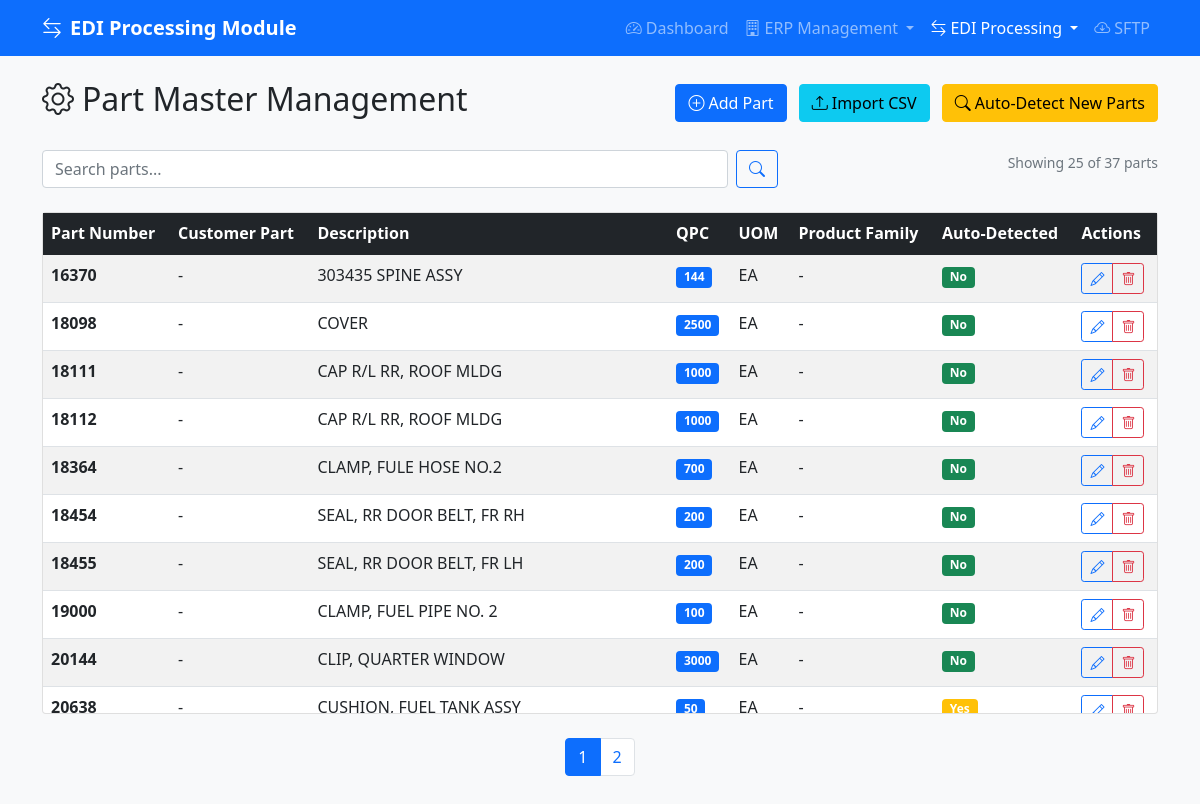
/src/public/index.php?page=part_master, run on the app's committed database.
### tables this page shows
CREATE TABLE `part_master` (
  `id` int NOT NULL AUTO_INCREMENT,
  `part_number` varchar(50) NOT NULL,
  `customer_part_number` varchar(50) DEFAULT NULL,
  `description` varchar(200) DEFAULT NULL,
  `qpc` int NOT NULL DEFAULT '1' COMMENT 'Quantity Per Container - for container calculations',
  `uom` varchar(10) DEFAULT 'EACH',
  `weight` decimal(10,4) DEFAULT NULL COMMENT 'Part weight for shipping calculations',
  `dimensions` varchar(100) DEFAULT NULL COMMENT 'Length x Width x Height',
  `material` varchar(100) DEFAULT NULL,
  `color` varchar(50) DEFAULT NULL,
  `product_family` varchar(100) DEFAULT NULL,
  `active` tinyint(1) DEFAULT '1',
  `auto_detected` tinyint(1) DEFAULT '0' COMMENT 'TRUE if part was auto-detected from EDI processing',
  `first_detected_date` datetime DEFAULT NULL COMMENT 'Date when part was first seen in EDI',
  `notes` text,
  `created_at` timestamp NULL DEFAULT CURRENT_TIMESTAMP,
  `updated_at` timestamp NULL DEFAULT CURRENT_TIMESTAMP ON UPDATE CURRENT_TIMESTAMP,
  PRIMARY KEY (`id`),
  UNIQUE KEY `part_number` (`part_number`),
  KEY `idx_part_number` (`part_number`),
  KEY `idx_customer_part` (`customer_part_number`),
  KEY `idx_active` (`active`),
  KEY `idx_auto_detected` (`auto_detected`),
  KEY `idx_product_family` (`product_family`)
);

### src/config/database.php (called while the page is built, shortened)
<?php
class DatabaseConfig {
    private static $instance = null;
    private $connection = null;
    private $host;
    private $database;
    private $username;
    private $password;
    private $charset = 'utf8mb4';
    private function loadEnvironmentConfig() {
        $envFile = __DIR__ . '/../../.env';
        if (file_exists($envFile)) {
            $lines = file($envFile, FILE_IGNORE_NEW_LINES | FILE_SKIP_EMPTY_LINES);
            foreach ($lines as $line) {
                if (strpos($line, '=') !== false && !str_starts_with($line, '#')) {
                    list($key, $value) = explode('=', $line, 2);
                    $key = trim($key);
                    $value = trim($value, '"\'');
                }
            }
        }
        $this->host = $_ENV['DB_HOST'] ?? 'localhost';
        $this->database = $_ENV['DB_DATABASE'] ?? 'edi_processing';
        $this->username = $_ENV['DB_USERNAME'] ?? 'root';
        $this->password = $_ENV['DB_PASSWORD'] ?? 'passgas1989';
    }
    private function __construct() {
        try {
            $dsn = "mysql:host={$this->host};dbname={$this->database};charset={$this->charset}";
            $options = [
                PDO::ATTR_ERRMODE => PDO::ERRMODE_EXCEPTION,
                PDO::ATTR_DEFAULT_FETCH_MODE => PDO::FETCH_ASSOC,
                PDO::ATTR_EMULATE_PREPARES => false,
                PDO::MYSQL_ATTR_USE_BUFFERED_QUERY => true,
                PDO::MYSQL_ATTR_SSL_VERIFY_SERVER_CERT => false
            ];
            $this->connection = new PDO($dsn, $this->username, $this->password, $options);
        } catch (PDOException $e) {
            error_log("Database connection failed: " . $e->getMessage());
            throw new Exception("Database connection failed: " . $e->getMessage());
        }
    }
    public static function getInstance() {
        if (self::$instance === null) {
            self::$instance = new self();
        }
        return self::$instance;
    }
    public function getConnection() {
        return $this->connection;
    }
}
?>

### src/classes/PartMaster.php (called while the page is built, shortened)
<?php
class PartMaster {
    private $db;
    public function __construct($database) {
        $this->db = $database->getConnection();
    }
    public function getAllParts($search = '', $activeOnly = true, $limit = 100, $offset = 0) {
        $sql = "SELECT * FROM part_master WHERE 1=1";
        $params = [];
        if ($activeOnly) {
            $sql .= " AND active = 1";
        }
        $sql .= " ORDER BY part_number ASC LIMIT :limit OFFSET :offset";
        $params[':limit'] = (int)$limit;
        $params[':offset'] = (int)$offset;
        $stmt = $this->db->prepare($sql);
        foreach ($params as $key => $value) {
            if ($key === ':limit' || $key === ':offset') {
                $stmt->bindValue($key, $value, \PDO::PARAM_INT);
            } else {
                $stmt->bindValue($key, $value);
            }
        }
        $stmt->execute();
        return $stmt->fetchAll();
    }
    public function getPartCount($search = '', $activeOnly = true) {
        $sql = "SELECT COUNT(*) as total FROM part_master WHERE 1=1";
        $params = [];
        if ($activeOnly) {
            $sql .= " AND active = 1";
        }
        $stmt = $this->db->prepare($sql);
        $stmt->execute();
        $result = $stmt->fetch();
        return $result['total'];
    }
}

### src/templates/part_master.php (the view, shortened to what this page needs)
<?php
require_once '../classes/PartMaster.php';
$partMaster = new PartMaster($db);
$search = $_GET['search'] ?? '';
$page = max(1, (int)($_GET['p'] ?? 1));
$limit = 25;
$offset = ($page - 1) * $limit;
$parts = $partMaster->getAllParts($search, true, $limit, $offset);
$totalParts = $partMaster->getPartCount($search);
$totalPages = ceil($totalParts / $limit);
?>
<div class="d-flex justify-content-between align-items-center mb-4">
    <h2><i class="bi bi-gear me-2"></i>Part Master Management</h2>
    <div>
        <button class="btn btn-primary me-2" data-bs-toggle="modal" data-bs-target="#addPartModal">
            <i class="bi bi-plus-circle me-1"></i>Add Part
        </button>
        <button class="btn btn-info me-2" data-bs-toggle="modal" data-bs-target="#importModal">
            <i class="bi bi-upload me-1"></i>Import CSV
        </button>
        <form method="post" class="d-inline">
            <button type="submit" class="btn btn-warning">
                <i class="bi bi-search me-1"></i>Auto-Detect New Parts
            </button>
        </form>
    </div>
</div>
<div class="row mb-4">
    <div class="col-md-8">
        <form method="get" class="d-flex">
            <input type="text" name="search" class="form-control me-2" placeholder="Search parts..."
                   value="<?= htmlspecialchars($search) ?>">
            <button type="submit" class="btn btn-outline-primary">
                <i class="bi bi-search"></i>
            </button>
        </form>
    </div>
    <div class="col-md-4 text-end">
        <small class="text-muted">Showing <?= number_format(count($parts)) ?> of <?= number_format($totalParts) ?> parts</small>
    </div>
</div>
<div class="card">
    <div class="card-body p-0">
        <div class="table-responsive">
            <table class="table table-striped table-hover mb-0">
                <thead class="table-dark">
                    <tr>
                        <th>Part Number</th>
                        <th>Customer Part</th>
                        <th>Description</th>
                        <th>QPC</th>
                        <th>UOM</th>
                        <th>Product Family</th>
                        <th>Auto-Detected</th>
                        <th>Actions</th>
                    </tr>
                </thead>
                <tbody>
                    <?php foreach ($parts as $part): ?>
                    <tr>
                        <td>
                            <strong><?= htmlspecialchars($part['part_number']) ?></strong>
                        </td>
                        <td><?= htmlspecialchars($part['customer_part_number'] ?: '-') ?></td>
                        <td><?= htmlspecialchars($part['description'] ?: '-') ?></td>
                        <td><span class="badge bg-primary"><?= $part['qpc'] ?></span></td>
                        <td><?= htmlspecialchars($part['uom']) ?></td>
                        <td><?= htmlspecialchars($part['product_family'] ?: '-') ?></td>
                        <td>
                            <?php if ($part['auto_detected']): ?>
                                <span class="badge bg-warning">Yes</span>
                            <?php else: ?>
                                <span class="badge bg-success">No</span>
                            <?php endif; ?>
                        </td>
                        <td>
                            <div class="btn-group btn-group-sm">
                                <a href="?page=part_master&action=edit&part=<?= urlencode($part['part_number']) ?>"
                                   class="btn btn-outline-primary btn-sm">
                                    <i class="bi bi-pencil"></i>
                                </a>
                                <button onclick="deletePart('<?= htmlspecialchars($part['part_number']) ?>')"
                                        class="btn btn-outline-danger btn-sm">
                                    <i class="bi bi-trash"></i>
                                </button>
                            </div>
                        </td>
                    </tr>
                    <?php endforeach; ?>
                </tbody>
            </table>
        </div>
    </div>
</div>
<?php if ($totalPages > 1): ?>
<nav class="mt-4">
    <ul class="pagination justify-content-center">
        <?php for ($i = 1; $i <= $totalPages; $i++): ?>
            <li class="page-item <?= $i === $page ? 'active' : '' ?>">
                <a class="page-link" href="?page=part_master&p=<?= $i ?>&search=<?= urlencode($search) ?>"><?= $i ?></a>
            </li>
        <?php endfor; ?>
    </ul>
</nav>
<?php endif; ?>

### src/public/index.php (style rules this page uses)
.table-responsive { max-height: 500px; }

### data on the page
part_master: part_number "16370", customer_part_number "-", description "303435 SPINE ASSY", qpc "144", uom "EA", product_family "-", auto_detected "No"
part_master: part_number "18098", customer_part_number "-", description "COVER", qpc "2500", uom "EA", product_family "-", auto_detected "No"
part_master: part_number "18111", customer_part_number "-", description "CAP R/L RR, ROOF MLDG", qpc "1000", uom "EA", product_family "-", auto_detected "No"
part_master: part_number "18112", customer_part_number "-", description "CAP R/L RR, ROOF MLDG", qpc "1000", uom "EA", product_family "-", auto_detected "No"
part_master: part_number "18364", customer_part_number "-", description "CLAMP, FULE HOSE NO.2", qpc "700", uom "EA", product_family "-", auto_detected "No"
part_master: part_number "18454", customer_part_number "-", description "SEAL, RR DOOR BELT, FR RH", qpc "200", uom "EA", product_family "-", auto_detected "No"
part_master: part_number "18455", customer_part_number "-", description "SEAL, RR DOOR BELT, FR LH", qpc "200", uom "EA", product_family "-", auto_detected "No"
part_master: part_number "19000", customer_part_number "-", description "CLAMP, FUEL PIPE NO. 2", qpc "100", uom "EA", product_family "-", auto_detected "No"
part_master: part_number "20144", customer_part_number "-", description "CLIP, QUARTER WINDOW", qpc "3000", uom "EA", product_family "-", auto_detected "No"
part_master: part_number "20638", customer_part_number "-", description "CUSHION, FUEL TANK ASSY", qpc "50", uom "EA", product_family "-", auto_detected "Yes"

### other printed values
AppConfig::APP_NAME "EDI Processing Module"
count($parts) "25"
$totalParts "37"
